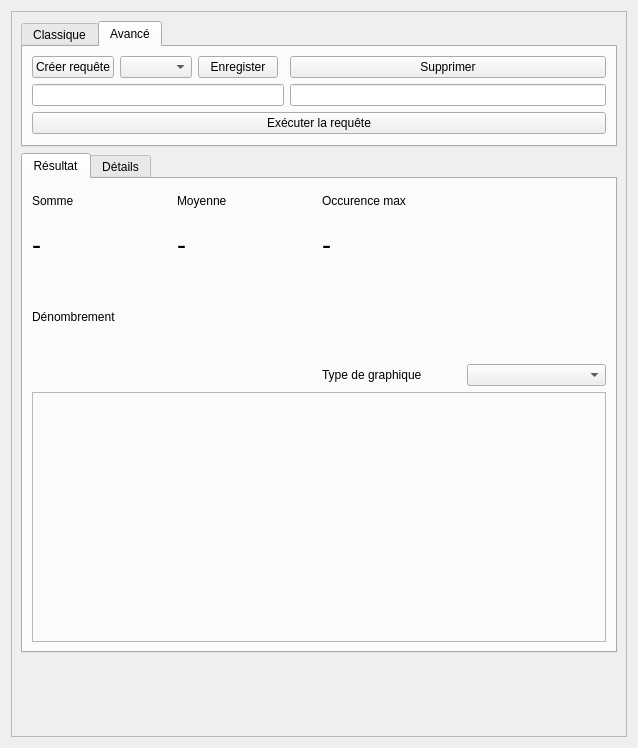
<?xml version="1.0" encoding="UTF-8"?>
<ui version="4.0">
 <class>Form</class>
 <widget class="QWidget" name="Form">
  <property name="geometry">
   <rect>
    <x>0</x>
    <y>0</y>
    <width>638</width>
    <height>748</height>
   </rect>
  </property>
  <property name="windowTitle">
   <string>Form</string>
  </property>
  <layout class="QGridLayout" name="gridLayout_4">
   <item row="0" column="0">
    <widget class="QFrame" name="frame">
     <property name="frameShape">
      <enum>QFrame::StyledPanel</enum>
     </property>
     <property name="frameShadow">
      <enum>QFrame::Raised</enum>
     </property>
     <layout class="QGridLayout" name="gridLayout">
      <item row="0" column="0">
       <widget class="QTabWidget" name="tabResearch">
        <property name="maximumSize">
         <size>
          <width>16777215</width>
          <height>250</height>
         </size>
        </property>
        <property name="currentIndex">
         <number>1</number>
        </property>
        <widget class="QWidget" name="classique">
         <attribute name="title">
          <string>Classique</string>
         </attribute>
         <layout class="QGridLayout" name="gridLayout_3">
          <item row="0" column="1">
           <widget class="QComboBox" name="comboBoxField"/>
          </item>
          <item row="0" column="0">
           <widget class="QComboBox" name="comboBoxTable"/>
          </item>
          <item row="1" column="0" colspan="2">
           <widget class="QPushButton" name="pushButtonExecute">
            <property name="text">
             <string>Exécuter la requête</string>
            </property>
           </widget>
          </item>
         </layout>
        </widget>
        <widget class="QWidget" name="avance">
         <attribute name="title">
          <string>Avancé</string>
         </attribute>
         <layout class="QGridLayout" name="gridLayout_2">
          <item row="0" column="2">
           <widget class="QPushButton" name="pushButtonMod">
            <property name="text">
             <string>Enregister</string>
            </property>
           </widget>
          </item>
          <item row="1" column="4">
           <widget class="QLineEdit" name="lineEditDates"/>
          </item>
          <item row="0" column="4">
           <widget class="QPushButton" name="pushButtonDel">
            <property name="text">
             <string>Supprimer</string>
            </property>
           </widget>
          </item>
          <item row="0" column="1">
           <widget class="QComboBox" name="comboBoxSavedQueries"/>
          </item>
          <item row="0" column="0">
           <widget class="QPushButton" name="pushButtonSave">
            <property name="text">
             <string>Créer requête</string>
            </property>
           </widget>
          </item>
          <item row="1" column="0" colspan="4">
           <widget class="QLineEdit" name="lineEditQuery"/>
          </item>
          <item row="2" column="0" colspan="5">
           <widget class="QPushButton" name="pushButtonExecuteAdv">
            <property name="text">
             <string>Exécuter la requête</string>
            </property>
           </widget>
          </item>
         </layout>
        </widget>
       </widget>
      </item>
      <item row="3" column="0">
       <spacer name="verticalSpacer">
        <property name="orientation">
         <enum>Qt::Vertical</enum>
        </property>
        <property name="sizeHint" stdset="0">
         <size>
          <width>20</width>
          <height>40</height>
         </size>
        </property>
       </spacer>
      </item>
      <item row="2" column="0">
       <widget class="QTabWidget" name="tabResult">
        <property name="minimumSize">
         <size>
          <width>0</width>
          <height>500</height>
         </size>
        </property>
        <property name="currentIndex">
         <number>0</number>
        </property>
        <widget class="QWidget" name="resultat">
         <attribute name="title">
          <string>Résultat</string>
         </attribute>
         <layout class="QGridLayout" name="gridLayout_5">
          <item row="0" column="2">
           <widget class="QLabel" name="labelOccText">
            <property name="maximumSize">
             <size>
              <width>16777215</width>
              <height>25</height>
             </size>
            </property>
            <property name="text">
             <string>Occurence max</string>
            </property>
           </widget>
          </item>
          <item row="0" column="0">
           <widget class="QLabel" name="labelSumText">
            <property name="maximumSize">
             <size>
              <width>16777215</width>
              <height>25</height>
             </size>
            </property>
            <property name="text">
             <string>Somme</string>
            </property>
           </widget>
          </item>
          <item row="0" column="1">
           <widget class="QLabel" name="labelAvgText">
            <property name="maximumSize">
             <size>
              <width>16777215</width>
              <height>25</height>
             </size>
            </property>
            <property name="text">
             <string>Moyenne</string>
            </property>
           </widget>
          </item>
          <item row="4" column="0">
           <widget class="QLabel" name="labelDenumText">
            <property name="text">
             <string>Dénombrement</string>
            </property>
           </widget>
          </item>
          <item row="3" column="2">
           <widget class="QLabel" name="labelOcc">
            <property name="maximumSize">
             <size>
              <width>16777215</width>
              <height>50</height>
             </size>
            </property>
            <property name="font">
             <font>
              <pointsize>20</pointsize>
             </font>
            </property>
            <property name="text">
             <string>-</string>
            </property>
           </widget>
          </item>
          <item row="3" column="1">
           <widget class="QLabel" name="labelAvg">
            <property name="maximumSize">
             <size>
              <width>16777215</width>
              <height>50</height>
             </size>
            </property>
            <property name="font">
             <font>
              <pointsize>20</pointsize>
             </font>
            </property>
            <property name="text">
             <string>-</string>
            </property>
           </widget>
          </item>
          <item row="3" column="0">
           <widget class="QLabel" name="labelSum">
            <property name="maximumSize">
             <size>
              <width>16777215</width>
              <height>50</height>
             </size>
            </property>
            <property name="font">
             <font>
              <pointsize>20</pointsize>
             </font>
            </property>
            <property name="text">
             <string>-</string>
            </property>
           </widget>
          </item>
          <item row="5" column="3">
           <widget class="QComboBox" name="comboBoxGraphType"/>
          </item>
          <item row="5" column="2">
           <widget class="QLabel" name="labelGraphType">
            <property name="text">
             <string>Type de graphique</string>
            </property>
           </widget>
          </item>
          <item row="6" column="0" rowspan="3" colspan="4">
           <widget class="QFrame" name="frame_chart">
            <property name="minimumSize">
             <size>
              <width>0</width>
              <height>0</height>
             </size>
            </property>
            <property name="autoFillBackground">
             <bool>false</bool>
            </property>
            <property name="frameShape">
             <enum>QFrame::StyledPanel</enum>
            </property>
            <property name="frameShadow">
             <enum>QFrame::Raised</enum>
            </property>
            <layout class="QVBoxLayout" name="verticalLayout_2"/>
           </widget>
          </item>
         </layout>
        </widget>
        <widget class="QWidget" name="details">
         <attribute name="title">
          <string>Détails</string>
         </attribute>
         <layout class="QVBoxLayout" name="verticalLayout">
          <item>
           <widget class="QTableWidget" name="tableWidgetDetails"/>
          </item>
         </layout>
        </widget>
       </widget>
      </item>
     </layout>
    </widget>
   </item>
  </layout>
 </widget>
 <resources/>
 <connections/>
</ui>
